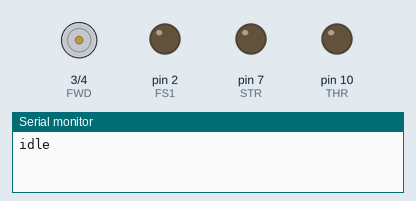
A program run on a simulated Teensy 4. Parts: motor-driver pin pairs drawn as motors (green arrow = first pin HIGH = forward, orange = second pin HIGH = backward, longer = more drive), output pins drawn as LEDs (lit = HIGH), the last lines printed to the serial monitor.

Above: at 0.1 s.
At 7.1 s:
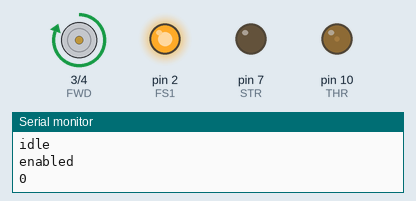
At 17.1 s:
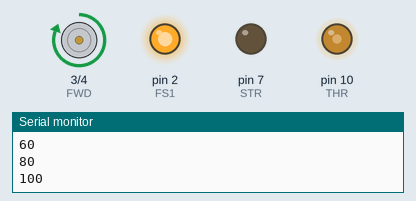
At 29.1 s:
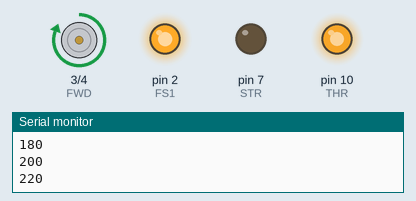
Timing chart, 0 to 40.0 s (numbered marks = the images above):
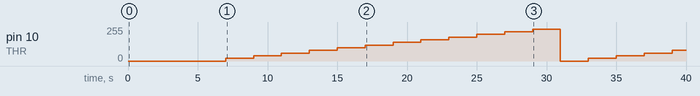

The program:

main.cpp
```cpp
#include <Arduino.h>

#define FS1 2
#define FWD 3
#define REV 4

#define STR 7
#define THR 10

void set_idle()
{
    digitalWrite(FS1, LOW);
    //    digitalWrite(KS1, LOW);
    digitalWrite(FWD, LOW);
    digitalWrite(REV, LOW);
}

void set_enabled()
{
    digitalWrite(FS1, HIGH);
    delay(1000);
    digitalWrite(REV, LOW);
    //    digitalWrite(KS1, HIGH);
    digitalWrite(FWD, HIGH);
}


void setup() {
  Serial.begin(9600);
  pinMode(FS1, OUTPUT);
  pinMode(FWD, OUTPUT);
  pinMode(REV, OUTPUT);
  pinMode(STR, OUTPUT);
  pinMode(THR, OUTPUT);

  set_idle();
  Serial.println("idle");
  delay(2000);
  set_enabled();
  Serial.println("enabled");
  delay(2000);
}

void loop() {
  // loops through steering values and for every complete loop
  // it will iterate the throttle value by 10:
  for(int j = 0; j < 256; j+=20)
  {
      analogWrite(THR, j);
      delay(2000);
      Serial.println(j);
    // for(int i = 1000; i <= 5000; i+= 100)
    // {
    //   tone(STR, i); //   pin, freq
    // }
  }
}
```

Measured:
- by itself, pin 10 (THR): 0/255 → 20/255 at 7.0 s, → 40/255 2.0 s later, → 60/255 2.0 s later, → 80/255 2.0 s later, … (17 changes in this stretch)
